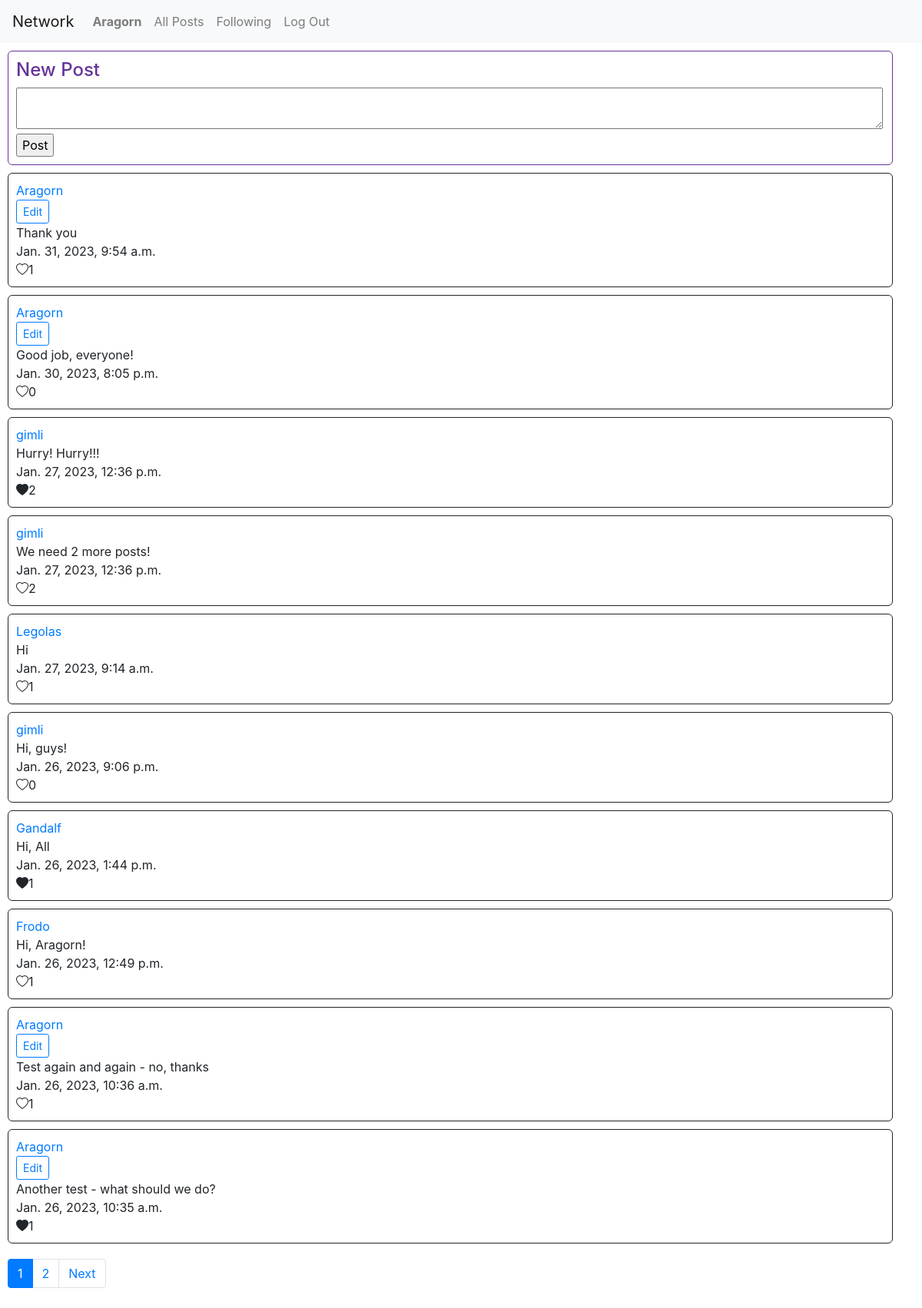
/ (signed in), run on the app's committed database.
### network/models.py (models this page shows, shortened)
class User(AbstractUser):
    follows = models.ManyToManyField("self", symmetrical=False, blank=True)

class Post(models.Model):
    author = models.ForeignKey(User, on_delete=models.CASCADE)
    created = models.DateTimeField(default=timezone.now)
    content = models.TextField()
    liked = models.ManyToManyField('User', related_name='likes', blank=True)

### network/views.py (the view)
# urls.py: path("", views.index, name="index"),
def index(request):
    posts = Post.objects.all().order_by('created').reverse()  # скобочки важны  после reverse, д.б метод, вот в {html}  без них
    paginator = Paginator(posts, 10)
    page_number = request.GET.get('page')
    page_obj = paginator.get_page(page_number)
    return render(request, "network/index.html", {"page_obj": page_obj})

### network/templates/network/index.html (shortened to what this page needs)
{% extends "network/layout.html" %}
{% block body %}
{% if followBtn %}
<div class="pos">
    <h4>{{userpage}}</h4>
    Followers: {{followers}}
    <br/>Follows: {{follows}}
    {% if user.is_authenticated and request.user != userpage %}
        <form action="{%url 'follow' userpage.id %}" method="get">
            <input type = "submit" value={{followBtn}}>
        </form>
    {% endif %}
</div>
{% elif user.is_authenticated %}
<div id="red" class="pos" style="caret-color: auto;">
    <h4>New Post</h4>
    <form action="{% url 'post' %}" method="post">
        <textarea name="content" style="width: 94vw"></textarea>
        <br/>
        <input type = "submit" value="Post">
    </form>
</div>
{% endif %}
{% for post in page_obj %}
    <div class="pos">
        <a href = "{%url 'profile' post.author.id %}">{{post.author}}</a>
        {% if user.is_authenticated %}
            {% if request.user == post.author %}
            <br/><button class="btn btn-sm btn-outline-primary">Edit</button>
            {% endif %}
        {% endif %}
        <div class="content">
            <span class="cont">{{post.content}}</span>
            <br/>{{post.created}} <span class="postid">{{post.id}}</span>
            {% if user.is_authenticated %}
                {% if request.user in post.liked.all %}
                <i class="bi-heart" style="display:none;">{{post.liked.all.count}}</i><i class="bi bi-heart-fill" style="display:block;">{{post.liked.all.count}}</i>
                {% else %}
                <i class="bi-heart" style="display:block;">{{post.liked.all.count}}</i><i class="bi bi-heart-fill" style="display:none;">{{post.liked.all.count}}</i>
                {% endif %}
            {% else %}
                <i class="bi-heart" style="display:block;">{{post.liked.all.count}}</i><i class="bi bi-heart-fill" style="display:none;">{{post.liked.all.count}}</i>
            {% endif %}
        </div>
    </div>
{% endfor %}
<nav aria-label="Posts">
    <ul class="pagination" style="padding: 10px;">
        <li class="page-item active" aria-current="page"><a class="page-link" href="#">{{ page_obj.number }} <span class="sr-only">(current)</span></a></li>
    {% if page_obj.has_next %}
        <li class="page-item"><a class="page-link" href="?page={{ page_obj.paginator.num_pages }}">{{ page_obj.paginator.num_pages }}</a></li>
        <li class="page-item"><a class="page-link" href="?page={{ page_obj.next_page_number }}">Next</a></li>
    {% endif %}
    </ul>
  </nav>
{% endblock %}

### network/templates/network/layout.html (shortened to what this page needs)
{% load static %}
<!DOCTYPE html>
<html lang="en">
    <head>
        <link rel="stylesheet" href="https://stackpath.bootstrapcdn.com/bootstrap/4.4.1/css/bootstrap.min.css">
        <link href="{% static 'network/styles.css' %}" rel="stylesheet">
    </head>
    <body>
        <nav class="navbar navbar-expand-lg navbar-light bg-light">
            <a class="navbar-brand" href="{% url 'index' %}">Network</a>
            <div>
              <ul class="navbar-nav mr-auto">
                {% if user.is_authenticated %}
                    <li class="nav-item">
                        <a class="nav-link" href="{%url 'profile' user.id %}"><strong>{{ user.username }}</strong></a>
                    </li>
                {% endif %}
                <li class="nav-item">
                  <a class="nav-link" href="{% url 'index' %}">All Posts</a>
                </li>
                {% if user.is_authenticated %}
                    <li class="nav-item">
                        <a class="nav-link" href="{%url 'following' %}">Following</a>
                    </li>
                    <li class="nav-item">
                        <a class="nav-link" href="{% url 'logout' %}">Log Out</a>
                    </li>
                {% endif %}
              </ul>
            </div>
          </nav>
        <div class="body">
            {% block body %}
            {% endblock %}
        </div>
    </body>
</html>

### network/static/network/styles.css (style rules this page uses)
#red { color: rebeccapurple; }
.pos { border-style: solid; border-radius: 6px; border-width: 1px; margin: 10px; padding: 10px; width: 96vw; caret-color: transparent; }
.bi-heart { font-style: normal; }
.bi { font-style: normal; }

### data on the page
User: username "Aragorn"
Post: author "Aragorn", shows "Edit", content "Thank you", created "Jan. 31, 2023, 9:54 a.m.", liked.all.count "1"
Post: author "Aragorn", shows "Edit", content "Good job, everyone!", created "Jan. 30, 2023, 8:05 p.m.", liked.all.count "0"
Post: author "gimli", content "Hurry! Hurry!!!", created "Jan. 27, 2023, 12:36 p.m.", liked.all.count "2"
Post: author "gimli", content "We need 2 more posts!", created "Jan. 27, 2023, 12:36 p.m.", liked.all.count "2"
Post: author "Legolas", content "Hi", created "Jan. 27, 2023, 9:14 a.m.", liked.all.count "1"
Post: author "gimli", content "Hi, guys!", created "Jan. 26, 2023, 9:06 p.m.", liked.all.count "0"
Post: author "Gandalf", content "Hi, All", created "Jan. 26, 2023, 1:44 p.m.", liked.all.count "1"
Post: author "Frodo", content "Hi, Aragorn!", created "Jan. 26, 2023, 12:49 p.m.", liked.all.count "1"
Post: author "Aragorn", shows "Edit", content "Test again and again - no, thanks", created "Jan. 26, 2023, 10:36 a.m.", liked.all.count "1"
Post: author "Aragorn", shows "Edit", content "Another test - what should we do?", created "Jan. 26, 2023, 10:35 a.m.", liked.all.count "1"

### other printed values
{{ page_obj.number }} "1"
{{ page_obj.paginator.num_pages }} "2"
